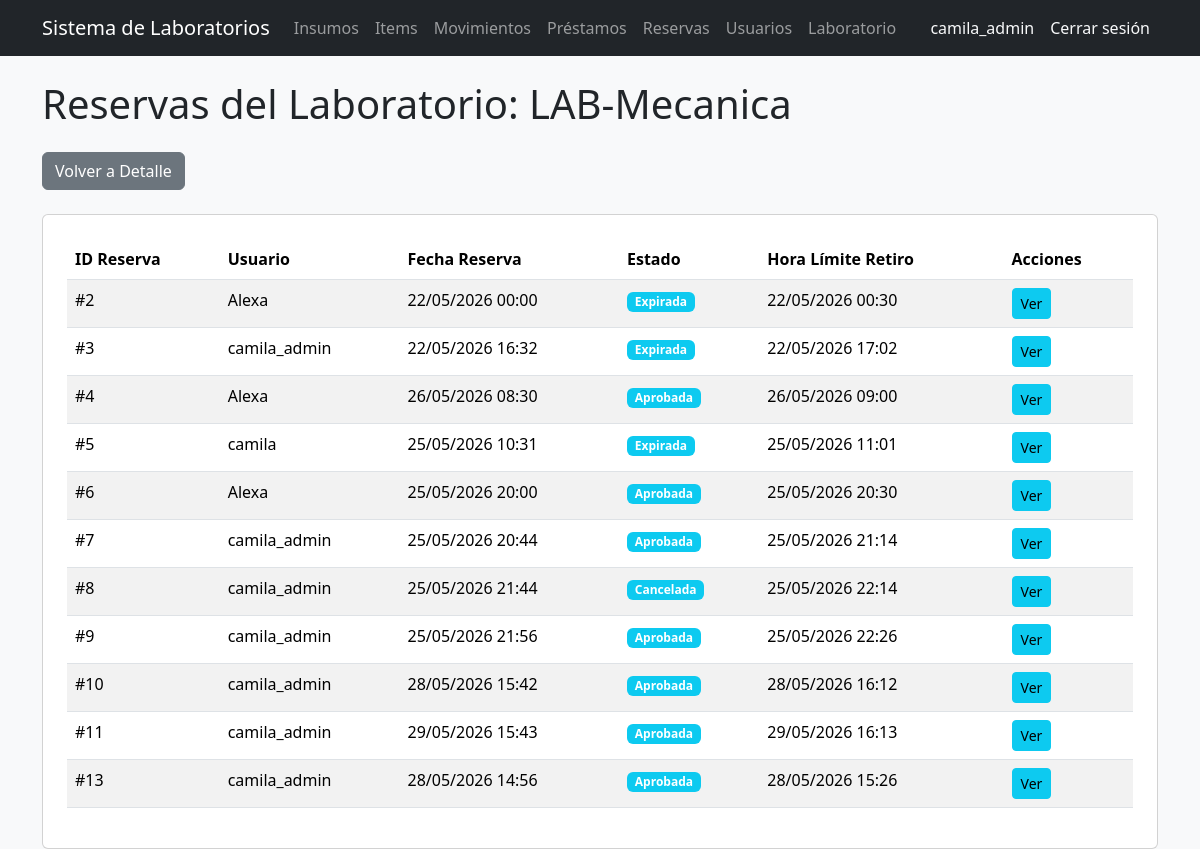
/laboratorio/1/reservas/ (signed in), run on an earlier commit of the app's database.
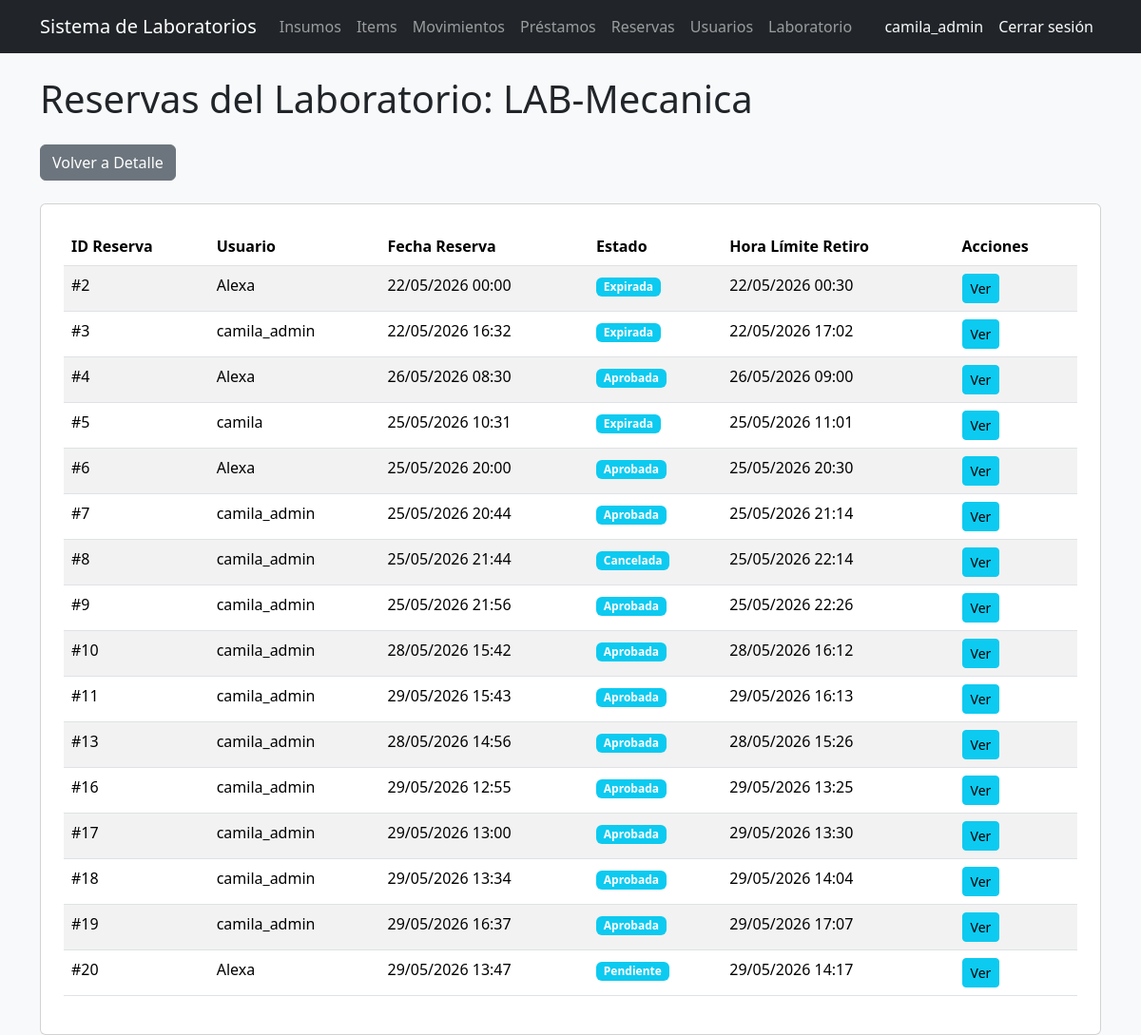
And on a later commit of the database.
### reservas/models.py (models this page shows, shortened)
class Reserva(models.Model):
    usuario = models.ForeignKey(
        'users.Usuario',
        on_delete=models.CASCADE
    )
    fecha_reserva = models.DateTimeField()
    hora_limite_retiro = models.DateTimeField(
        null=True,
        blank=True
    )
    fecha_devolucion = models.DateTimeField(
        null=True,
        blank=True
    )
    estado = models.ForeignKey(
        EstadoReserva,
        on_delete=models.CASCADE,
        null=True,
        blank=True
    )
    fecha_creacion = models.DateTimeField(auto_now_add=True)

class EstadoReserva(models.Model):
    nombre = models.CharField(max_length=50)

### users/models.py (models this page shows, shortened)
class Usuario(AbstractUser):
    codigo = models.CharField(max_length=50, unique=True, blank=True)
    programa = models.CharField(max_length=100, blank=True)
    rol = models.ForeignKey(
        Rol,
        on_delete=models.CASCADE,
        null=True,
        blank=True
    )

### laboratorio/views.py (the view)
# urls.py: path('<int:id>/reservas/', reservas_laboratorio, name='reservas_laboratorio'),
@rol_requerido('Administrador', 'Encargado')
def reservas_laboratorio(request, id):
    laboratorio = get_object_or_404(Laboratorio, id=id)
    reservas_insumos = ReservaInsumo.objects.filter(
        insumo__items__laboratorio=laboratorio
    ).select_related('reserva', 'insumo').distinct()
    reservas = set()
    for ri in reservas_insumos:
        reservas.add(ri.reserva)
    return render(
        request,
        'laboratorio/reservas.html',
        {
            'laboratorio': laboratorio,
            'reservas': list(reservas)
        }
    )

### templates/laboratorio/reservas.html
{% extends 'base_general.html' %}
{% block contenido %}
<h1 class="mb-4">Reservas del Laboratorio: {{ laboratorio.nombre }}</h1>
<a href="/laboratorio/{{ laboratorio.id }}/" class="btn btn-secondary mb-4">
    Volver a Detalle
</a>
<div class="card p-4">
    {% if reservas %}
    <table class="table table-striped">
        <thead>
            <tr>
                <th>ID Reserva</th>
                <th>Usuario</th>
                <th>Fecha Reserva</th>
                <th>Estado</th>
                <th>Hora Límite Retiro</th>
                <th>Acciones</th>
            </tr>
        </thead>
        <tbody>
            {% for reserva in reservas %}
            <tr>
                <td>#{{ reserva.id }}</td>
                <td>{{ reserva.usuario.username }}</td>
                <td>{{ reserva.fecha_reserva|date:"d/m/Y H:i" }}</td>
                <td>
                    <span class="badge bg-info">
                        {{ reserva.estado.nombre }}
                    </span>
                </td>
                <td>{{ reserva.hora_limite_retiro|date:"d/m/Y H:i" }}</td>
                <td>
                    <a
                        href="/reservas/{{ reserva.id }}/detalle/"
                        class="btn btn-info btn-sm"
                    >
                        Ver
                    </a>
                </td>
            </tr>
            {% endfor %}
        </tbody>
    </table>
    {% else %}
    <p class="text-muted">No hay reservas activas para items de este laboratorio.</p>
    {% endif %}
</div>
{% endblock %}

What changed in the data, as far as the page shows it:
added Reserva: id "16", usuario.username "camila_admin", fecha_reserva "29/05/2026 12:55", estado.nombre "Aprobada", hora_limite_retiro "29/05/2026 13:25"
added Reserva: id "17", usuario.username "camila_admin", fecha_reserva "29/05/2026 13:00", estado.nombre "Aprobada", hora_limite_retiro "29/05/2026 13:30"
added Reserva: id "18", usuario.username "camila_admin", fecha_reserva "29/05/2026 13:34", estado.nombre "Aprobada", hora_limite_retiro "29/05/2026 14:04"
added Reserva: id "19", usuario.username "camila_admin", fecha_reserva "29/05/2026 16:37", estado.nombre "Aprobada", hora_limite_retiro "29/05/2026 17:07"
added Reserva: id "20", usuario.username "Alexa", fecha_reserva "29/05/2026 13:47", estado.nombre "Pendiente", hora_limite_retiro "29/05/2026 14:17"
